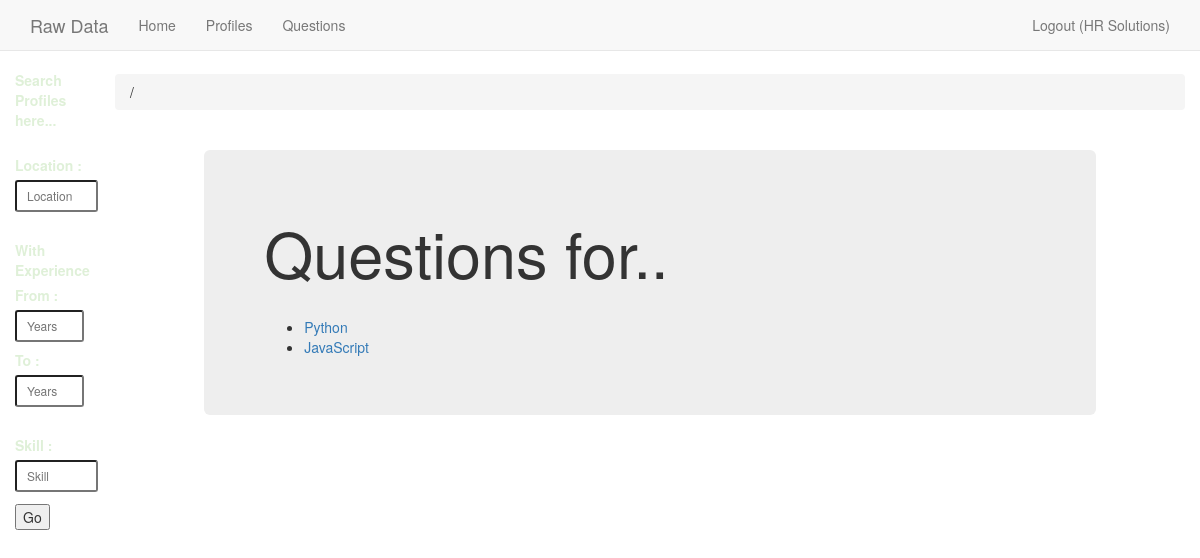
/languages/ (signed in), run on the app's committed database.
### recruits/models.py (models this page shows, shortened)
class CustomUser(AbstractBaseUser, PermissionsMixin):
    email = models.EmailField(unique=True)
    name = models.CharField(max_length=30)
    address = models.CharField(max_length=50)
    date_joined = models.DateTimeField(auto_now_add=True)
    is_active = models.BooleanField(default=True)
    is_staff = models.BooleanField(default=False)
    objects = UserManager()
    USERNAME_FIELD = 'email'
    REQUIRED_FIELDS = []
    class Meta:
        verbose_name = 'user'
        verbose_name_plural = 'users'

### questions/models.py (models this page shows, shortened)
class Language(models.Model):
    tag = models.CharField(max_length=20)

### questions/views.py (the view)
# urls.py: url(r'languages/$', language_list, name='language-list'),
def language_list(request):
    if request.user.is_authenticated():
        languages = Language.objects.all()
        context = {
            'language_list': languages
        }
        return render(request, 'questions/language_list.html', context)
    return HttpResponse("You need to login first.")

### questions/templates/questions/language_list.html (shortened to what this page needs)
{% extends "recruits/base.html" %}
{% block content %}
<nav class="breadcrumb">
  /<li></li>
</nav>
<br>
<div class='col-sm-10 col-sm-offset-1 jumbotron'>
  <h1 >Questions for..</h1>
  <br>
  <ul>
    {% for language in language_list %}
      <li><a href="{% url 'questions:language-detail' language.id %}">{{ language.tag }}</li>
    {% endfor %}
  </ul>
</div>
{% endblock %}

### recruits/templates/recruits/navbar.html (shortened to what this page needs)
<nav class="navbar navbar-default navbar-static-top nav_bar affix">
  <div class="container">
    <div class="navbar-header">
      <a class="navbar-brand" href="#">Raw Data</a>
    </div>
    <div id="navbar" class="navbar-collapse collapse">
      <ul class="nav navbar-nav">
        <li><a href="{% url 'recruits:home' %}">Home</a></li>
        <li><a href='{% url "recruits:profile-list" %}'>Profiles</a></li></li>
        {% if request.user.is_authenticated %}
        <li><a href='{% url "questions:language-list" %}'>Questions</a></li></li>
        {% endif %}
      </ul>
      <ul class="nav navbar-nav navbar-right">
        {% if request.user.is_authenticated and not request.user.is_superuser %}
        <li class='pull-right'><a  href='{% url "recruits:logout" %}'>Logout ({{ request.user.name }})</a></li>
        {% elif request.user.is_authenticated and request.user.is_superuser %}
        <li class='pull-right'><a  href='{% url "recruits:logout" %}'>Logout ({{ request.user.name }})</a></li>
        <li class='pull-right'><a  href='/admin'>Admin Interface</a></li>
        {% else %}
        <li class='pull-right'><a  href='{% url "recruits:login" %}'>Login</a></li>
        {% endif %}
      </ul>
    </div>
  </div>
</nav>

### static/css/navbar-static-top.css (style rules this page uses)
body { min-height: 2000px; }
.navbar-static-top { margin-bottom: 19px; }

### static/css/custom.css (style rules this page uses)
.nav_bar { width: 100%; }
body { background-image: url("light-bg.jpg"); }

### data on the page
CustomUser: user.name "HR Solutions"
Language: tag "Python"
Language: tag "JavaScript"
